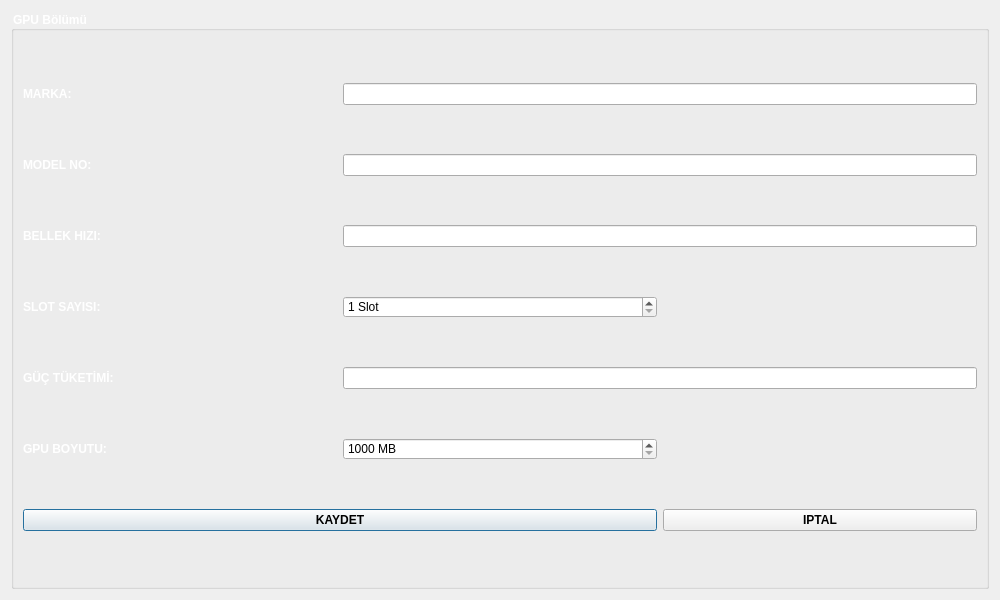
<?xml version="1.0" encoding="UTF-8"?>
<ui version="4.0">
 <class>TMOGPUTanimlamaFormu</class>
 <widget class="QDialog" name="TMOGPUTanimlamaFormu">
  <property name="geometry">
   <rect>
    <x>0</x>
    <y>0</y>
    <width>1000</width>
    <height>600</height>
   </rect>
  </property>
  <property name="minimumSize">
   <size>
    <width>1000</width>
    <height>600</height>
   </size>
  </property>
  <property name="maximumSize">
   <size>
    <width>1000</width>
    <height>600</height>
   </size>
  </property>
  <property name="windowTitle">
   <string>Dialog</string>
  </property>
  <property name="styleSheet">
   <string notr="true">TMOGPUTanimlamaFormu{

background-image: url(:/resimler/gpu.jpg);
}

QLabel {
   font:Bold; 
   color: #ffffff;
}
QGroupBox {
    font:Bold;
color: #ffffff;
}
QPushButton{font:Bold;}
</string>
  </property>
  <layout class="QGridLayout" name="gridLayout_2">
   <item row="0" column="0">
    <widget class="QGroupBox" name="GPGPUBolumu">
     <property name="title">
      <string>GPU Bölümü</string>
     </property>
     <layout class="QGridLayout" name="gridLayout">
      <item row="0" column="0">
       <widget class="QLabel" name="LMarka">
        <property name="text">
         <string>MARKA:</string>
        </property>
        <property name="buddy">
         <cstring>LEMarka</cstring>
        </property>
       </widget>
      </item>
      <item row="0" column="1" colspan="2">
       <widget class="QLineEdit" name="LEMarka"/>
      </item>
      <item row="1" column="0">
       <widget class="QLabel" name="LModelNo">
        <property name="text">
         <string>MODEL NO:</string>
        </property>
        <property name="buddy">
         <cstring>LEModelNo</cstring>
        </property>
       </widget>
      </item>
      <item row="1" column="1" colspan="2">
       <widget class="QLineEdit" name="LEModelNo"/>
      </item>
      <item row="2" column="0">
       <widget class="QLabel" name="LBellekHizi">
        <property name="text">
         <string>BELLEK HIZI:</string>
        </property>
        <property name="buddy">
         <cstring>LEBellekHizi</cstring>
        </property>
       </widget>
      </item>
      <item row="2" column="1" colspan="2">
       <widget class="QLineEdit" name="LEBellekHizi"/>
      </item>
      <item row="3" column="0">
       <widget class="QLabel" name="LSlotSayisi">
        <property name="text">
         <string>SLOT SAYISI:</string>
        </property>
        <property name="buddy">
         <cstring>SBSlotSayisi</cstring>
        </property>
       </widget>
      </item>
      <item row="3" column="1">
       <widget class="QSpinBox" name="SBSlotSayisi">
        <property name="suffix">
         <string> Slot</string>
        </property>
        <property name="minimum">
         <number>1</number>
        </property>
        <property name="maximum">
         <number>6</number>
        </property>
       </widget>
      </item>
      <item row="4" column="0">
       <widget class="QLabel" name="LGucTuketimi">
        <property name="text">
         <string>GÜÇ TÜKETİMİ:</string>
        </property>
        <property name="buddy">
         <cstring>LEGucTuketimi</cstring>
        </property>
       </widget>
      </item>
      <item row="4" column="1" colspan="2">
       <widget class="QLineEdit" name="LEGucTuketimi"/>
      </item>
      <item row="5" column="0">
       <widget class="QLabel" name="LGPUBoyutu">
        <property name="text">
         <string>GPU BOYUTU:</string>
        </property>
        <property name="buddy">
         <cstring>SBGPUBoyutu</cstring>
        </property>
       </widget>
      </item>
      <item row="5" column="1">
       <widget class="QSpinBox" name="SBGPUBoyutu">
        <property name="suffix">
         <string> MB</string>
        </property>
        <property name="minimum">
         <number>1000</number>
        </property>
        <property name="maximum">
         <number>24000</number>
        </property>
        <property name="singleStep">
         <number>1000</number>
        </property>
       </widget>
      </item>
      <item row="6" column="0" colspan="2">
       <widget class="QPushButton" name="PBKaydet">
        <property name="text">
         <string>KAYDET</string>
        </property>
       </widget>
      </item>
      <item row="6" column="2">
       <widget class="QPushButton" name="PBIptal">
        <property name="text">
         <string>IPTAL</string>
        </property>
       </widget>
      </item>
     </layout>
    </widget>
   </item>
  </layout>
 </widget>
 <tabstops>
  <tabstop>LEMarka</tabstop>
  <tabstop>LEModelNo</tabstop>
  <tabstop>LEBellekHizi</tabstop>
  <tabstop>SBSlotSayisi</tabstop>
  <tabstop>LEGucTuketimi</tabstop>
  <tabstop>SBGPUBoyutu</tabstop>
  <tabstop>PBKaydet</tabstop>
  <tabstop>PBIptal</tabstop>
 </tabstops>
 <resources/>
 <connections>
  <connection>
   <sender>PBKaydet</sender>
   <signal>clicked()</signal>
   <receiver>TMOGPUTanimlamaFormu</receiver>
   <slot>accept()</slot>
   <hints>
    <hint type="sourcelabel">
     <x>115</x>
     <y>273</y>
    </hint>
    <hint type="destinationlabel">
     <x>42</x>
     <y>299</y>
    </hint>
   </hints>
  </connection>
  <connection>
   <sender>PBIptal</sender>
   <signal>clicked()</signal>
   <receiver>TMOGPUTanimlamaFormu</receiver>
   <slot>reject()</slot>
   <hints>
    <hint type="sourcelabel">
     <x>317</x>
     <y>273</y>
    </hint>
    <hint type="destinationlabel">
     <x>248</x>
     <y>299</y>
    </hint>
   </hints>
  </connection>
 </connections>
</ui>
